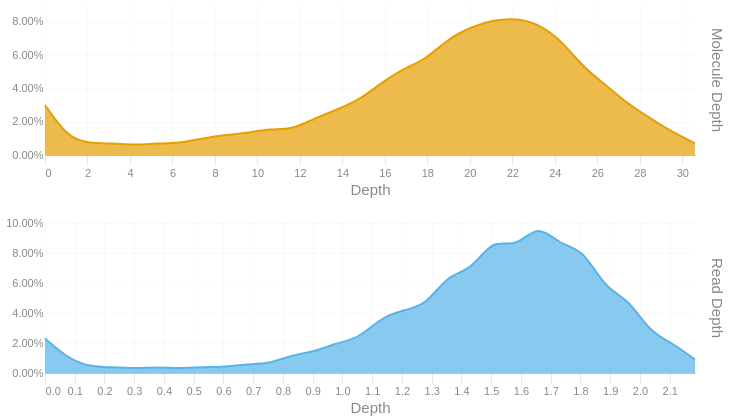

Notebook cell for this chart:
### Code cell
readdep = depth_hist(tb['Read Depth'], q99, 3)
readdep = readdep.with_columns(pl.lit('Read Depth').alias('Metric'))
if not SKIPLR:
    moldep = depth_hist(tb['Molecule Depth'], mol_q99, 1)
    moldep = moldep.with_columns(pl.lit('Molecule Depth').alias('Metric'))
    _hist = pl.concat([readdep, moldep])
    _hist = _hist.filter(pl.col('Proportion') != 0)
    with SafeRender(_hist):
        (
            alt.Chart(_hist)        
            .mark_area(interpolate = "basis")
            .encode(
                x=alt.X('Bin:Q').scale(domainMin=0).axis(alt.Axis(title='Depth')),
                y = alt.Y('Proportion:Q', title = None).axis(format = '.2%'),
                color = alt.Color('Metric:N').legend(None),
                row = alt.Row("Metric:N").header(title = None, labelOrient = 'right'),
                tooltip = [
                    alt.Tooltip("Metric:N", title = "Metric"),
                    alt.Tooltip('Interval:N', title = "Depth Interval"),
                    alt.Tooltip('Proportion:Q', title = "% Alignments").format('.2%')
                ]
            )
            .resolve_scale(x='independent', y='independent')
            .properties(
                height = 150, width = 650,
                usermeta={'embedOptions': {'downloadFileName': f'{samplename}.depth.hist'}}
            )
        ).display()
else:
    readdep = readdep.filter(pl.col('Proportion') != 0)
    with SafeRender(readdep):
        (
            alt.Chart(readdep)        
            .mark_area(interpolate = "basis")
            .encode(
                x=alt.X('Bin:Q').scale(domainMin=0).axis(alt.Axis(title='Depth')),
                y = alt.Y('Proportion:Q', title = None).axis(format = '.2%'),
                tooltip = [
                    alt.Tooltip('Interval:N', title = "Depth Interval"),
                    alt.Tooltip('Proportion:Q', title = "% Alignments").format('.2%')
                ]
            )
            .properties(
                usermeta={'embedOptions': {'downloadFileName': f'{samplename}.depth.hist'}}
            )
        ).display()

### Figure 1 — Vega-Lite specification as saved in the notebook (floating-point values rounded to 4 significant figures)
{"width": 650, "height": 150, "config": {"title": {"anchor": "start", "dy": -15, "fontSize": 18, "color": "#888888", "subtitleColor": "#888888", "subtitleFontSize": 14}, "arc": {"fill": "#0072B2"}, "axis": {"domainColor": "#888888", "domainWidth": 0.5, "gridWidth": 0.2, "grid": false, "titleFontWeight": 400, "titleFontSize": 15, "labelFontSize": 11, "labelColor": "#888888", "tickColor": "#888888", "tickWidth": 0.2, "titleColor": "#888888"}, "axisBand": {"grid": false}, "axisX": {"grid": true, "tickSize": 10, "domainCap": "round"}, "axisY": {"domain": false, "grid": true, "tickSize": 0, "domainCap": "round"}, "background": "transparent", "header": {"labelFontSize": 15, "labelColor": "#888888", "titleFontSize": 15, "titleFontWeight": 600, "titleColor": "#888888"}, "legend": {"labelFont": "sans-serif", "labelFontSize": 12, "labelColor": "#888888", "symbolSize": 100, "symbolType": "circle", "titleFontSize": 12, "titlePadding": 10, "titleColor": "#888888", "title": null}, "range": {"category": ["#E69F00", "#56B4E9", "#009E73", "#F0E442", "#0072B2", "#D55E00", "#CC79A7", "#000000"], "diverging": ["#cfe8f3", "#a2d4ec", "#73bfe2", "#46abdb", "#1696d2", "#12719e"]}, "area": {"fill": "#0072B2", "fillOpacity": 0.7, "line": true, "strokeOpacity": 0.7}, "line": {"color": "#0072B2", "stroke": "#0072B2", "strokeWidth": 2}, "trail": {"color": "#0072B2", "stroke": "#0072B2", "strokeWidth": 0, "size": 1}, "point": {"filled": true, "fillOpacity": 1.0, "size": 95}, "text": {"color": "#888888", "fontSize": 11, "align": "right", "fontWeight": 400, "size": 11}, "bar": {"fill": "#0072B2", "stroke": null}, "view": {"stroke": null, "continuousWidth": 660, "continuousHeight": 400}}, "data": {"name": "data-fd35abe29b1e19a852e908aeb989188f"}, "mark": {"type": "area", "interpolate": "basis"}, "encoding": {"color": {"field": "Metric", "legend": null, "type": "nominal"}, "row": {"field": "Metric", "header": {"title": null, "labelOrient": "right"}, "type": "nominal"}, "tooltip": [{"field": "Metric", "title": "Metric", "type": "nominal"}, {"field": "Interval", "title": "Depth Interval", "type": "nominal"}, {"field": "Proportion", "format": ".2%", "title": "% Alignments", "type": "quantitative"}], "x": {"axis": {"title": "Depth"}, "field": "Bin", "scale": {"domainMin": 0}, "type": "quantitative"}, "y": {"axis": {"format": ".2%"}, "field": "Proportion", "title": null, "type": "quantitative"}}, "resolve": {"scale": {"x": "independent", "y": "independent"}}, "usermeta": {"embedOptions": {"downloadFileName": "S5_Hudson_1175.depth.hist"}}, "$schema": "https://vega.github.io/schema/vega-lite/v6.1.0.json", "datasets": {"data-fd35abe29b1e19a852e908aeb989188f": [{"Bin": 0.0, "Interval": "0.0-0.075", "Proportion": 0.023, "Metric": "Read Depth"}, {"Bin": 0.075, "Interval": "0.075-0.151", "Proportion": 0.01, "Metric": "Read Depth"}, {"Bin": 0.151, "Interval": "0.151-0.226", "Proportion": 0.004, "Metric": "Read Depth"}, {"Bin": 0.226, "Interval": "0.226-0.301", "Proportion": 0.004, "Metric": "Read Depth"}, {"Bin": 0.301, "Interval": "0.301-0.377", "Proportion": 0.003, "Metric": "Read Depth"}, {"Bin": 0.377, "Interval": "0.377-0.452", "Proportion": 0.004, "Metric": "Read Depth"}, {"Bin": 0.452, "Interval": "0.452-0.527", "Proportion": 0.003, "Metric": "Read Depth"}, {"Bin": 0.527, "Interval": "0.527-0.603", "Proportion": 0.004, "Metric": "Read Depth"}, {"Bin": 0.603, "Interval": "0.603-0.678", "Proportion": 0.004, "Metric": "Read Depth"}, {"Bin": 0.678, "Interval": "0.678-0.753", "Proportion": 0.006, "Metric": "Read Depth"}, {"Bin": 0.753, "Interval": "0.753-0.829", "Proportion": 0.006, "Metric": "Read Depth"}, {"Bin": 0.829, "Interval": "0.829-0.904", "Proportion": 0.012, "Metric": "Read Depth"}, {"Bin": 0.904, "Interval": "0.904-0.979", "Proportion": 0.014, "Metric": "Read Depth"}, {"Bin": 0.979, "Interval": "0.979-1.055", "Proportion": 0.02, "Metric": "Read Depth"}, {"Bin": 1.055, "Interval": "1.055-1.13", "Proportion": 0.023, "Metric": "Read Depth"}, {"Bin": 1.13, "Interval": "1.13-1.205", "Proportion": 0.037, "Metric": "Read Depth"}, {"Bin": 1.205, "Interval": "1.205-1.281", "Proportion": 0.042, "Metric": "Read Depth"}, {"Bin": 1.281, "Interval": "1.281-1.356", "Proportion": 0.045, "Metric": "Read Depth"}, {"Bin": 1.356, "Interval": "1.356-1.431", "Proportion": 0.066, "Metric": "Read Depth"}, {"Bin": 1.431, "Interval": "1.431-1.507", "Proportion": 0.068, "Metric": "Read Depth"}, {"Bin": 1.507, "Interval": "1.507-1.582", "Proportion": 0.09, "Metric": "Read Depth"}, {"Bin": 1.582, "Interval": "1.582-1.657", "Proportion": 0.083, "Metric": "Read Depth"}, {"Bin": 1.657, "Interval": "1.657-1.733", "Proportion": 0.1, "Metric": "Read Depth"}, {"Bin": 1.733, "Interval": "1.733-1.808", "Proportion": 0.085, "Metric": "Read Depth"}, {"Bin": 1.808, "Interval": "1.808-1.883", "Proportion": 0.083, "Metric": "Read Depth"}, {"Bin": 1.883, "Interval": "1.883-1.959", "Proportion": 0.056, "Metric": "Read Depth"}, {"Bin": 1.959, "Interval": "1.959-2.034", "Proportion": 0.05, "Metric": "Read Depth"}, {"Bin": 2.034, "Interval": "2.034-2.109", "Proportion": 0.027, "Metric": "Read Depth"}, {"Bin": 2.109, "Interval": "2.109-2.185", "Proportion": 0.02, "Metric": "Read Depth"}, {"Bin": 2.185, "Interval": "2.185-2.26", "Proportion": 0.009, "Metric": "Read Depth"}, {"Bin": 0.0, "Interval": "0.0-1.1", "Proportion": 0.03, "Metric": "Molecule Depth"}, {"Bin": 1.1, "Interval": "1.1-2.1", "Proportion": 0.01, "Metric": "Molecule Depth"}, {"Bin": 2.1, "Interval": "2.1-3.2", "Proportion": 0.007, "Metric": "Molecule Depth"}, {"Bin": 3.2, "Interval": "3.2-4.2", "Proportion": 0.007, "Metric": "Molecule Depth"}, {"Bin": 4.2, "Interval": "4.2-5.3", "Proportion": 0.006, "Metric": "Molecule Depth"}, {"Bin": 5.3, "Interval": "5.3-6.3", "Proportion": 0.007, "Metric": "Molecule Depth"}, {"Bin": 6.3, "Interval": "6.3-7.4", "Proportion": 0.007, "Metric": "Molecule Depth"}, {"Bin": 7.4, "Interval": "7.4-8.4", "Proportion": 0.01, "Metric": "Molecule Depth"}, {"Bin": 8.4, "Interval": "8.4-9.5", "Proportion": 0.012, "Metric": "Molecule Depth"}, {"Bin": 9.5, "Interval": "9.5-10.6", "Proportion": 0.013, "Metric": "Molecule Depth"}, {"Bin": 10.6, "Interval": "10.6-11.6", "Proportion": 0.016, "Metric": "Molecule Depth"}, {"Bin": 11.6, "Interval": "11.6-12.7", "Proportion": 0.015, "Metric": "Molecule Depth"}, {"Bin": 12.7, "Interval": "12.7-13.7", "Proportion": 0.022, "Metric": "Molecule Depth"}, {"Bin": 13.7, "Interval": "13.7-14.8", "Proportion": 0.027, "Metric": "Molecule Depth"}, {"Bin": 14.8, "Interval": "14.8-15.8", "Proportion": 0.033, "Metric": "Molecule Depth"}, {"Bin": 15.8, "Interval": "15.8-16.9", "Proportion": 0.043, "Metric": "Molecule Depth"}, {"Bin": 16.9, "Interval": "16.9-17.9", "Proportion": 0.052, "Metric": "Molecule Depth"}, {"Bin": 17.9, "Interval": "17.9-19.0", "Proportion": 0.057, "Metric": "Molecule Depth"}, {"Bin": 19.0, "Interval": "19.0-20.1", "Proportion": 0.07, "Metric": "Molecule Depth"}, {"Bin": 20.1, "Interval": "20.1-21.1", "Proportion": 0.077, "Metric": "Molecule Depth"}, {"Bin": 21.1, "Interval": "21.1-22.2", "Proportion": 0.081, "Metric": "Molecule Depth"}, {"Bin": 22.2, "Interval": "22.2-23.2", "Proportion": 0.082, "Metric": "Molecule Depth"}, {"Bin": 23.2, "Interval": "23.2-24.3", "Proportion": 0.079, "Metric": "Molecule Depth"}, {"Bin": 24.3, "Interval": "24.3-25.3", "Proportion": 0.069, "Metric": "Molecule Depth"}, {"Bin": 25.3, "Interval": "25.3-26.4", "Proportion": 0.053, "Metric": "Molecule Depth"}, {"Bin": 26.4, "Interval": "26.4-27.4", "Proportion": 0.042, "Metric": "Molecule Depth"}, {"Bin": 27.4, "Interval": "27.4-28.5", "Proportion": 0.031, "Metric": "Molecule Depth"}, {"Bin": 28.5, "Interval": "28.5-29.5", "Proportion": 0.022, "Metric": "Molecule Depth"}, {"Bin": 29.5, "Interval": "29.5-30.6", "Proportion": 0.014, "Metric": "Molecule Depth"}, {"Bin": 30.6, "Interval": "30.6-31.66", "Proportion": 0.007, "Metric": "Molecule Depth"}]}}
